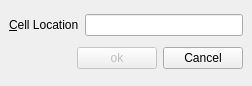
<?xml version="1.0" encoding="UTF-8"?>
<ui version="4.0">
 <class>GoToCellDialog</class>
 <widget class="QWidget" name="GoToCellDialog">
  <property name="geometry">
   <rect>
    <x>0</x>
    <y>0</y>
    <width>252</width>
    <height>86</height>
   </rect>
  </property>
  <property name="windowTitle">
   <string>well</string>
  </property>
  <widget class="QWidget" name="">
   <property name="geometry">
    <rect>
     <x>9</x>
     <y>9</y>
     <width>234</width>
     <height>66</height>
    </rect>
   </property>
   <layout class="QVBoxLayout" name="verticalLayout">
    <item>
     <layout class="QHBoxLayout" name="horizontalLayout">
      <item>
       <widget class="QLabel" name="label">
        <property name="text">
         <string>&amp;Cell Location</string>
        </property>
        <property name="buddy">
         <cstring>lineEdit</cstring>
        </property>
       </widget>
      </item>
      <item>
       <widget class="QLineEdit" name="lineEdit">
        <property name="text">
         <string/>
        </property>
       </widget>
      </item>
     </layout>
    </item>
    <item>
     <layout class="QHBoxLayout" name="horizontalLayout_2">
      <item>
       <spacer name="horizontalSpacer">
        <property name="orientation">
         <enum>Qt::Horizontal</enum>
        </property>
        <property name="sizeHint" stdset="0">
         <size>
          <width>48</width>
          <height>20</height>
         </size>
        </property>
       </spacer>
      </item>
      <item>
       <widget class="QPushButton" name="ok">
        <property name="enabled">
         <bool>false</bool>
        </property>
        <property name="text">
         <string>ok</string>
        </property>
        <property name="default">
         <bool>true</bool>
        </property>
       </widget>
      </item>
      <item>
       <widget class="QPushButton" name="Cancel">
        <property name="text">
         <string>Cancel</string>
        </property>
       </widget>
      </item>
     </layout>
    </item>
   </layout>
  </widget>
  <zorder>ok</zorder>
  <zorder>Cancel</zorder>
  <zorder>horizontalSpacer</zorder>
  <zorder>lineEdit</zorder>
  <zorder>label</zorder>
  <zorder></zorder>
  <zorder>lineEdit</zorder>
 </widget>
 <tabstops>
  <tabstop>lineEdit</tabstop>
  <tabstop>ok</tabstop>
  <tabstop>Cancel</tabstop>
 </tabstops>
 <resources/>
 <connections/>
</ui>
